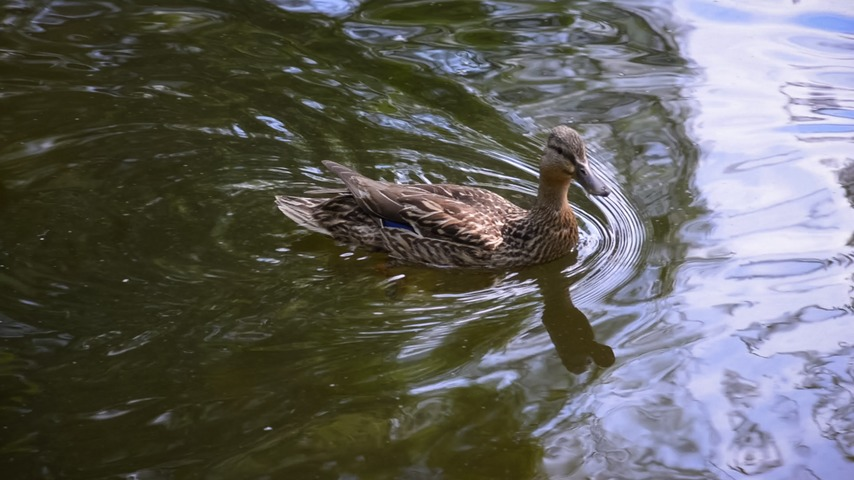
#> input picture Laboratorio8_Kmeans/video/00000.jpg, 854 x 480 px; its folder holds 4 pictures in this run
$ jupyter execute --allow-errors laboratorio8_Kmeans.ipynb   (older library calls are emulated)
#> lines starting #> are read from the running program, lines starting #| are printed output that depends on the picture
[cell 1]
import numpy as np
import matplotlib.pyplot as plt
from sklearn.cluster import KMeans
import glob
from google.colab import drive
import cv2
from sklearn.metrics import confusion_matrix
from sklearn.utils.multiclass import unique_labels
from PIL import Image
import skimage.io as io
import imageio
import os

#> (a cell that did not finish here is left out)

[cell 3]
# [26 lines left out: function get_data, not called in this run]

#> (a cell that did not finish here is left out)

[cell 5]
imagenes_train = []
#> (the rest of this cell did not finish here and is left out)

[cell 6]
def get_histograms(imagenes_set, num_bins):
#> called with num_bins = 100
  histograms = []
  for i in imagenes_train:
    img_BGR = cv2.cvtColor(i,cv2.COLOR_RGB2BGR)
    img_GRAY = cv2.cvtColor(img_BGR, cv2.COLOR_BGR2GRAY)
    (hist, _) = np.histogram(img_GRAY.ravel(), bins = num_bins)
    # normalize the histogram, such that it sums to one
    hist = hist.astype("int")
    #hist /= hist.sum()
    histograms.append(hist)
  return np.array(histograms)

[cell 7]
hist_train_100 = get_histograms(imagenes_train, 100)
#> (the rest of this cell did not finish here and is left out)

#> (a cell that did not finish here is left out)

[cell 9]
# [50 lines left out: function make_plots, not called in this run]

#> (a cell that did not finish here is left out)

#> (a cell that did not finish here is left out)

[cell 12]
# [58 lines left out: function plot_confusion_matrix, not called in this run]

[cell 13]
y_test = [0,0,0,0,0,1,1,1,1,1]
# Plot non-normalized confusion matrix
#> (the rest of this cell did not finish here and is left out)

#> (a cell that did not finish here is left out)

#> (a cell that did not finish here is left out)

## Punto 2. Segmentación por cuantificación vectorial.

[cell 16]
duck_img = glob.glob(os.path.join('video','*.jpg'))

[cell 17]
def get_gray(imagenes_set):
  gray_image = []
  for i in imagenes_set:
    img_BGR = cv2.imread(i)
#> img_BGR is the input picture: shape (480, 854, 3); mean B, G, R 94.6, 98, 98.4
    img_GRAY = cv2.cvtColor(img_BGR, cv2.COLOR_BGR2GRAY)
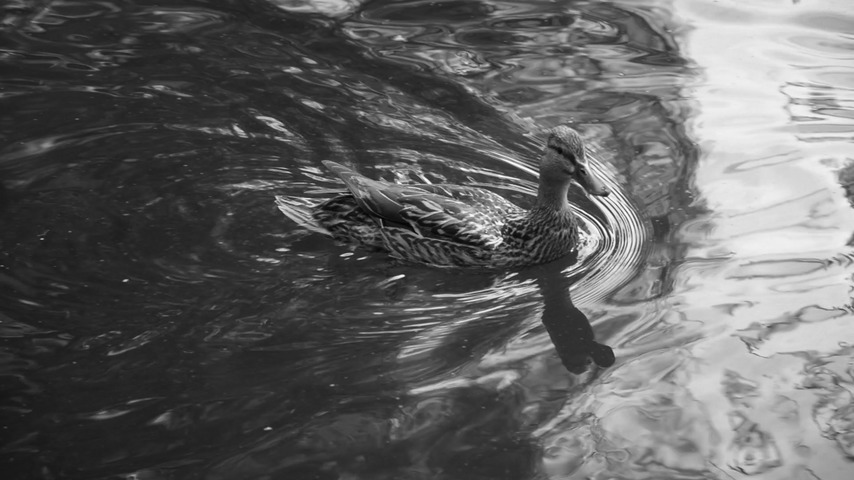
#> img_GRAY: shape (480, 854); min 1, max 254, mean 97.8
    gray_image.append(img_GRAY)
#> pass 2 of the loop in get_gray, `for i in imagenes_set:`:
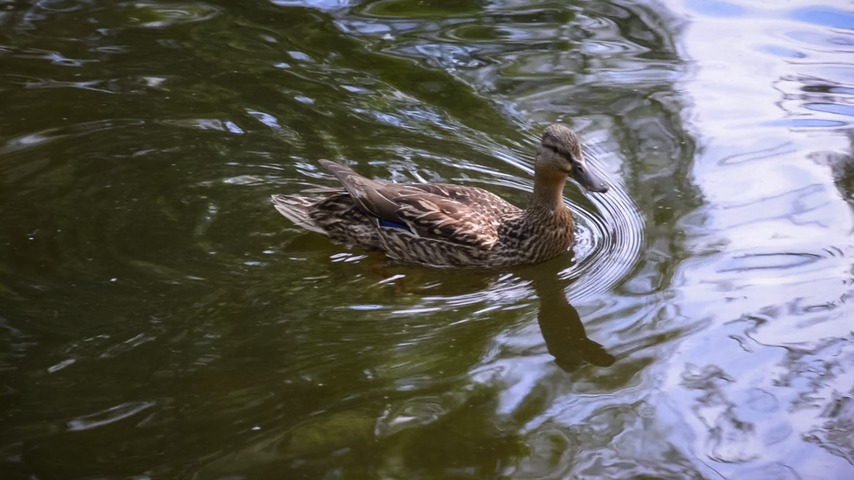
#> input picture Laboratorio8_Kmeans/video/00001.jpg, 854 x 480 px
#> in get_gray, img_BGR is the input picture: shape (480, 854, 3); mean B, G, R 94.7, 98.4, 99.1
#> in get_gray, `img_GRAY = cv2.cvtColor(img_BGR, cv2.COLOR_BGR2GRAY)`:
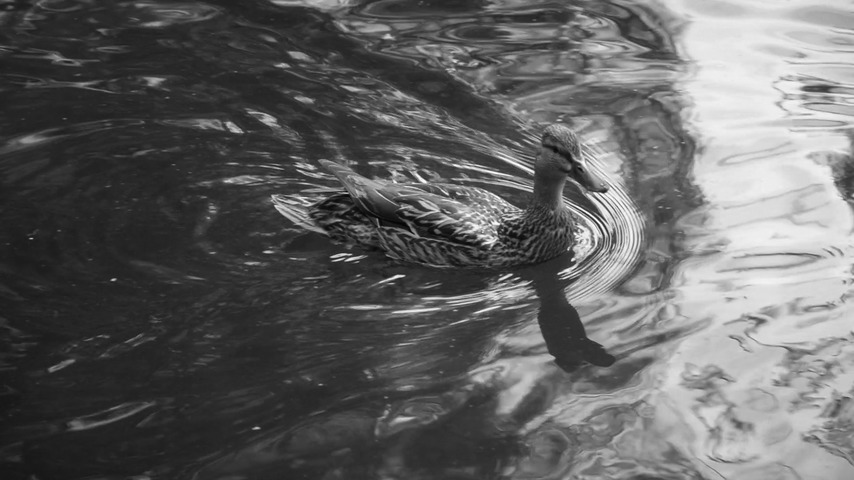
#> img_GRAY: shape (480, 854); min 3, max 254, mean 98.2
#> pass 3 of the loop in get_gray, `for i in imagenes_set:`:
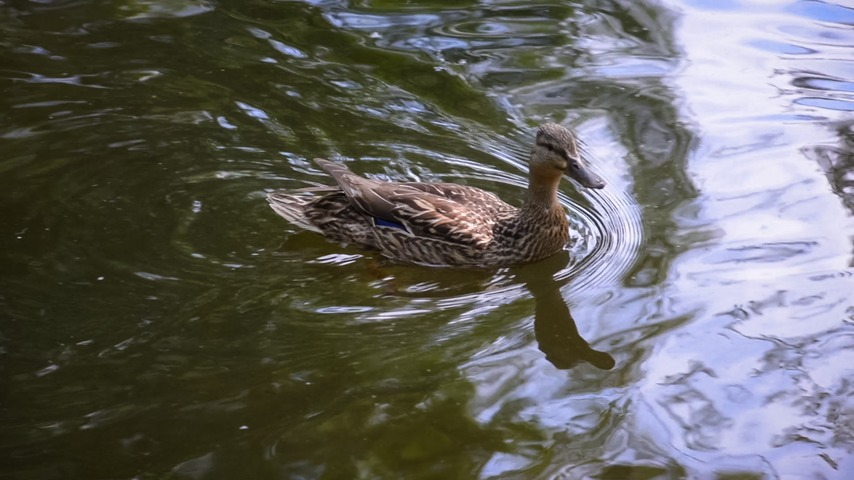
#> input picture Laboratorio8_Kmeans/video/00002.jpg, 854 x 480 px
#> in get_gray, img_BGR is the input picture: shape (480, 854, 3); mean B, G, R 97.3, 100.1, 100.8
#> in get_gray, `img_GRAY = cv2.cvtColor(img_BGR, cv2.COLOR_BGR2GRAY)`:
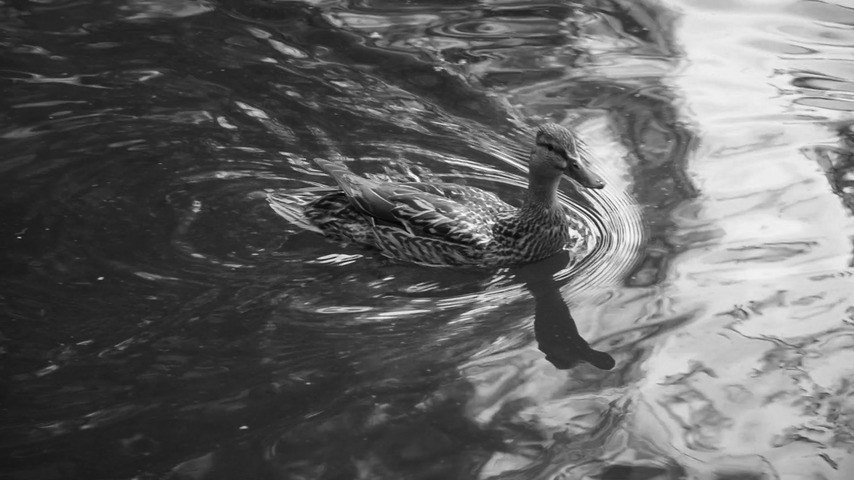
#> img_GRAY: shape (480, 854); min 2, max 254, mean 100
#> the loop made 4 passes; the first 3 are shown
  return np.array(gray_image)

[cell 18]
gray_ducks = get_gray(duck_img)
gray_ducks.shape
#> Out = (4, 480, 854)

[cell 19]
def MyVQ_training_2016719749_201126292(grayscale_image, window_size, K):
#> called with window_size = 5, K = 5
  offset = window_size//2
  vects = []
  labeled_image = np.zeros_like(grayscale_image, np.int)
  for row in range(grayscale_image.shape[0]-(offset*2)):
    for column in range(grayscale_image.shape[1]-(offset*2)):
      window = grayscale_image[row:window_size+row,column:window_size+column]
      vect_column = window.reshape( window_size**2)
      vects.append(vect_column)
#> after the loop, vects = 404600 items
  vects = np.array(vects)
  model = KMeans(n_clusters=K, random_state=0).fit(vects)
  labels = model.labels_
  cont = 0
  for row in range(grayscale_image.shape[0]-(offset*2)):
    for column in range(grayscale_image.shape[1]-(offset*2)):
      labeled_image[row:window_size+row,column:window_size+column] = labels[cont]
      cont += 1
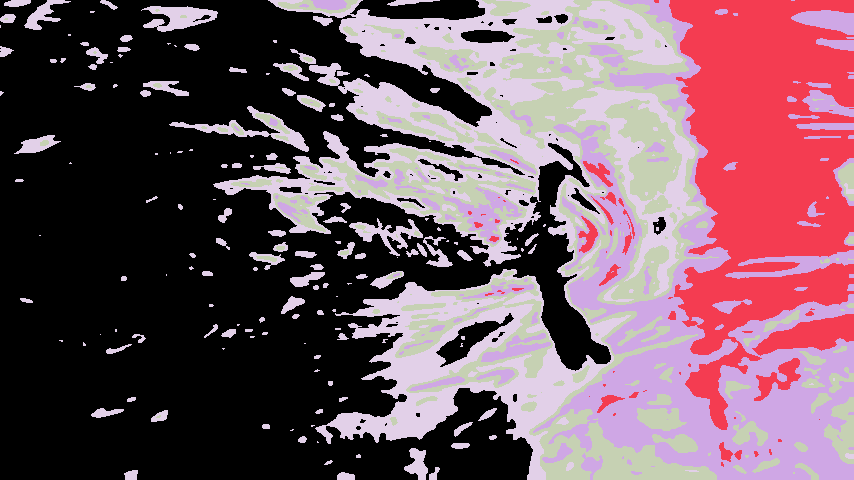
#> labeled_image: shape (480, 854) int64; 5 distinct labels, from 0 to 4; one colour per label, 0 black
#> after the loop, cont = 404600
  return model, labeled_image
